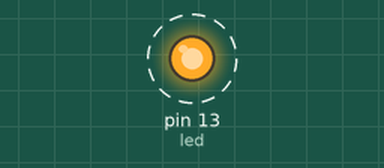
Recording of a sketch running on a simulated Arduino Uno, built with avr-gcc and run on an emulated ATmega328P. Parts: output pins drawn as LEDs (lit = HIGH). Dashed ring = blinking.

Above: at 0.05 s.
Timing chart, 0 to 3.0 s (numbered marks = the images above):
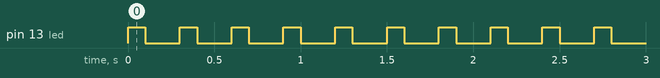

Measured:
- by itself, pin 13 (led): alternates HIGH for 0.10 s and LOW for 0.20 s

The sketch:

parse_text.ino
```cpp
/*
  This will take input from the serial monitor that looks like an http request and parse the params
  http://192.168.1.15/?heartrate=on&speed=on&callbackname=mycallbackname
 */

// Pin 13 has an LED connected on most Arduino boards.
// give it a name:
int led = 13;

// the setup routine runs once when you press reset:
void setup() {
  // initialize the digital pin as an output.
  pinMode(led, OUTPUT);
}

// the loop routine runs over and over again forever:
void loop() {
  digitalWrite(led, HIGH);   // turn the LED on (HIGH is the voltage level)
  delay(100);               // wait for a second
  digitalWrite(led, LOW);    // turn the LED off by making the voltage LOW
  delay(200);               // wait for a second
}
```
